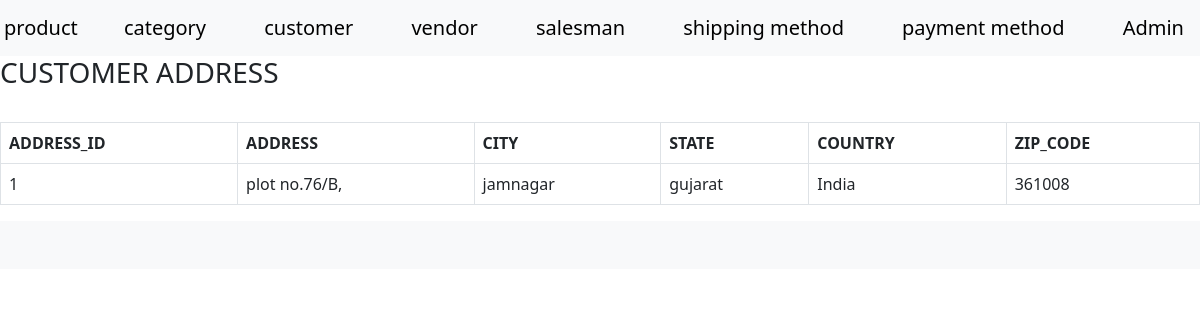
The app's page /index.php?a=grid&c=customer_address&customer_id=3351 with its own data.
### tables this page shows
CREATE TABLE `customer_address` (
  `address_id` int(11) NOT NULL,
  `address` varchar(255) NOT NULL,
  `city` varchar(255) NOT NULL,
  `state` varchar(255) NOT NULL,
  `country` varchar(255) NOT NULL,
  `zip_code` int(6) NOT NULL,
  `created_at` datetime NOT NULL DEFAULT current_timestamp(),
  `updated_at` datetime DEFAULT NULL,
  `customer_id` int(11) NOT NULL
);

### Model/Core/View.php (called while the page is built, shortened)
<?php
class Model_Core_View
{
	protected $templete = null;
	protected $data = [];
	public function render()
	{
		require_once "View".DS.$this->getTemplete();
	}
    public function getTemplete()
    {
        return $this->templete;
    }
    public function setTemplete($templete)
    {
        $this->templete = $templete;
        return $this;
    }
    public function getData($key = null)
    {
        if(array_key_exists($key, $this->data))
        {
            return $this->data[$key];
        }
        return null;
    }
    public function setData($value)
    {
        $this->data = $value;
        return $this;
    }
}
 ?>

### Controller/Core/Action.php (called while the page is built, shortened)
<?php
class Controller_Core_Action
{
	protected $view = null;
	public function render()
	{
		$this->getView()->render();
	}
      public function getView()
    {
    	if ($this->view)
    	{
        return $this->view;
    	}
    	$view = Ccc::getModel('Core_View');
    	return $view;
    }
    public function setView($view)
    {
        $this->view = $view;
        return $this;
    }
}
?>

### Controller/Customer/Address.php (called while the page is built, shortened)
<?php
class Controller_Customer_Address extends Controller_Core_Action
{
	public function gridAction()
	{
		$request = $this->getRequest();
		$customerId=(int) $request->getParam('customer_id');
		$modelCustomerAddress =Ccc::getModel('CustomerAddress_Row');
		$sql = "SELECT * FROM `customer_address` WHERE `customer_id` = {$customerId}";
		$customerAddress =$modelCustomerAddress->fetchRow($sql);
		$this->render();
	}
}
?>

### Controller/Core/Front.php (called while the page is built, shortened)
<?php
class Controller_Core_Front
{
	public function getRequest()
	{
		$request = new Model_Core_Request();
		return $request;
	}
	public function init()
	{
		$request = $this->getRequest();
		$action = $request->getActionName().'Action';
		$Controller = new $controllerClassName();
		$Controller->$action();
	}
}
?>

### index.php (called while the page is built, shortened)
<?php
class Ccc
{
	public static function init()
	{
		$front = new Controller_Core_Front();
		$front->init();
	}
}
Ccc::init();
?>

### Model/Core/Table/Row.php (called while the page is built, shortened)
<?php
class Model_Core_Table_Row
{
	protected $data = [];
    public function __get($key)
    {
        if (array_key_exists($key, $this->data)) {
            return $this->data[$key];
        }
        return null;
    }
    public function setData($data)
    {
        $this->data = $data;
        return $this;
    }
    public function fetchRow($sql)
    {
         $result = $this->getTable()->fetchRow($sql);
        return $this;
    }
    public function getTable()
    {
        $table = new $tableClass();
        return $table;
    }
}
?>

### Model/Core/Adapter.php (called while the page is built, shortened)
<?php
class Model_core_Adapter{
	public $serverName="localhost";
	public $userName="root";
	public $password="";
	public $databaseName ="project-krushal-vataliya-04-good";
  	public $connect = null;
	public function connect(){
      if($this->connect == null)
      {
		$this->connect = mysqli_connect($this->serverName, $this->userName, $this->password, $this->databaseName);
      }
      return $this->connect;
	  }
   public function fetchRow($query){
   	$result =$this->connect()->query($query);
   		return $result->fetch_assoc();
   }
}
?>

### Model/Core/Table.php (called while the page is built, shortened)
<?php
class Model_Core_Table
{
	public function getAdapter()
	{
		$adapter = new Model_Core_Adapter();
		return $adapter;
	}
	public function fetchRow($query)
	{
		return $this->getAdapter()->fetchRow($query);
	}
}
?>

### View/customer/address/grid.phtml (the view, shortened to what this page needs)
<?php
$address = $this->getData('customerAddress');
?>
<!DOCTYPE html>
<html>
  <head>
    <link rel="stylesheet" href="Model/Skin/css/style.css">
  </head>
  <body>
    <?php require_once "View/html/header.phtml" ?>
    <div><h3>CUSTOMER ADDRESS</h3></div>
    <br>
    <table class="table table-bordered">
      <tr>
        <th>ADDRESS_ID</th>
        <th>ADDRESS</th>
        <th>CITY</th>
        <th>STATE</th>
        <th>COUNTRY</th>
        <th>ZIP_CODE</th>
      </tr>
      <tr>
        <td><?php echo $address->address_id ?> </td>
        <td><?php echo $address->address ?></td>
        <td><?php echo $address->city ?></td>
        <td><?php echo $address->state ?></td>
        <td><?php echo $address->country ?></td>
        <td><?php echo $address->zip_code ?></td>
      </tr>
    </table>
  </body>
  <?php require_once "View/html/footer.phtml" ?>
</html>

### records on screen
customer_address: address_id "1", address "plot no.76/B,", city "jamnagar", state "gujarat", country "India", zip_code "361008"
